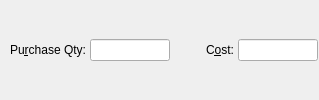
      <widget class="QWidget" name="widgetPurchase" native="true">
       <property name="sizePolicy">
        <sizepolicy hsizetype="Maximum" vsizetype="Maximum">
         <horstretch>0</horstretch>
         <verstretch>0</verstretch>
        </sizepolicy>
       </property>
       <property name="maximumSize">
        <size>
         <width>16777215</width>
         <height>16777215</height>
        </size>
       </property>
       <layout class="QHBoxLayout" name="horizontalLayout_9">
        <property name="spacing">
         <number>4</number>
        </property>
        <property name="leftMargin">
         <number>10</number>
        </property>
        <property name="topMargin">
         <number>1</number>
        </property>
        <property name="rightMargin">
         <number>1</number>
        </property>
        <property name="bottomMargin">
         <number>1</number>
        </property>
        <item>
         <widget class="QLabel" name="label_12">
          <property name="sizePolicy">
           <sizepolicy hsizetype="Minimum" vsizetype="Preferred">
            <horstretch>0</horstretch>
            <verstretch>0</verstretch>
           </sizepolicy>
          </property>
          <property name="text">
           <string>Pu&amp;rchase Qty:</string>
          </property>
          <property name="alignment">
           <set>Qt::AlignRight|Qt::AlignTrailing|Qt::AlignVCenter</set>
          </property>
          <property name="buddy">
           <cstring>editQty</cstring>
          </property>
         </widget>
        </item>
        <item>
         <widget class="QLineEdit" name="editQty">
          <property name="sizePolicy">
           <sizepolicy hsizetype="Minimum" vsizetype="Fixed">
            <horstretch>0</horstretch>
            <verstretch>0</verstretch>
           </sizepolicy>
          </property>
          <property name="minimumSize">
           <size>
            <width>80</width>
            <height>0</height>
           </size>
          </property>
          <property name="maximumSize">
           <size>
            <width>80</width>
            <height>16777215</height>
           </size>
          </property>
         </widget>
        </item>
        <item>
         <widget class="QLabel" name="label_9">
          <property name="sizePolicy">
           <sizepolicy hsizetype="Minimum" vsizetype="Preferred">
            <horstretch>0</horstretch>
            <verstretch>0</verstretch>
           </sizepolicy>
          </property>
          <property name="minimumSize">
           <size>
            <width>60</width>
            <height>0</height>
           </size>
          </property>
          <property name="maximumSize">
           <size>
            <width>95</width>
            <height>16777215</height>
           </size>
          </property>
          <property name="layoutDirection">
           <enum>Qt::LeftToRight</enum>
          </property>
          <property name="text">
           <string>C&amp;ost:</string>
          </property>
          <property name="alignment">
           <set>Qt::AlignRight|Qt::AlignTrailing|Qt::AlignVCenter</set>
          </property>
          <property name="buddy">
           <cstring>editCost</cstring>
          </property>
         </widget>
        </item>
        <item>
         <widget class="QLineEdit" name="editCost">
          <property name="sizePolicy">
           <sizepolicy hsizetype="Maximum" vsizetype="Fixed">
            <horstretch>0</horstretch>
            <verstretch>0</verstretch>
           </sizepolicy>
          </property>
          <property name="minimumSize">
           <size>
            <width>80</width>
            <height>0</height>
           </size>
          </property>
          <property name="maximumSize">
           <size>
            <width>80</width>
            <height>16777215</height>
           </size>
          </property>
         </widget>
        </item>
       </layout>
      </widget>
